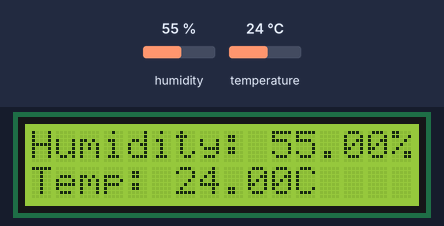
Recording of a sketch running on a simulated Arduino Uno, built with avr-gcc and run on an emulated ATmega328P. On the bench: 16×2 character LCD. Inputs (shaded band) come from the test bench; at power-on: humidity 55 %, temperature 24 °C.

Above: at 5.7 s.
5.8 s: humidity set to 22 %
At 10.6 s:
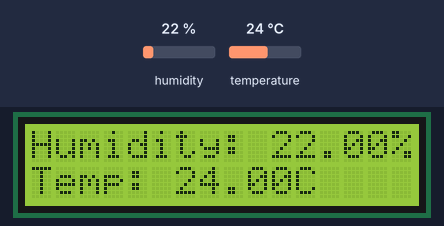
11.4 s: temperature set to 12 °C
At 15.2 s:
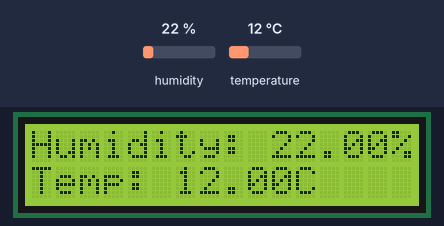
17.0 s: humidity set to 40 %
At 21.0 s:
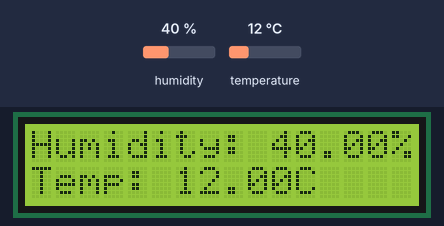
22.6 s: temperature set to 19 °C
At 25.7 s:
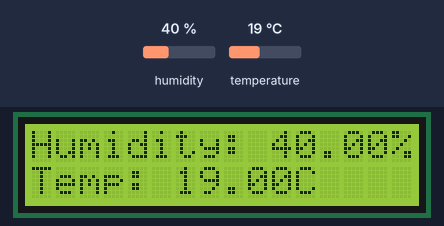
Timing chart, 0 to 27.2 s (numbered marks = the images above; inputs shaded):
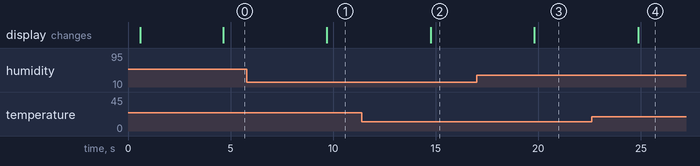

Measured:
- after the input at 5.8 s, the display: changes after 3.9 s (image 1)
- after the input at 11.4 s, the display: changes after 3.4 s (image 2)
- after the input at 17.0 s, the display: changes after 2.8 s (image 3)
- after the input at 22.6 s, the display: changes after 2.3 s (image 4)

The sketch:

source_code.ino
```cpp
#include <Wire.h>
#include <LiquidCrystal_I2C.h>
#include <dht.h>

#define dht_apin A0 // analog pin sensor is connected to
dht DHT;

LiquidCrystal_I2C lcd(0x27, 16, 2); // set the lcd address to 0x27 for a 16 chars and 2 line display

void setup() {
  Serial.begin(9600);
  lcd.init();         // initialize the lcd
  lcd.backlight();    // turn on the lcd screen backlight
  delay(500);         // delay to let system boot
  lcd.setCursor(0, 0);
  lcd.print("Project 1: z");
  lcd.setCursor(0, 1);
  lcd.print("Weather Station");
  delay(4000);        // wait before accessing sensor
}

void loop() {
  // read data from dht11 sensor
  DHT.read11(dht_apin);

  // display data on lcd
  lcd.clear();
  lcd.setCursor(0, 0);
  lcd.print("Humidity: ");
  lcd.print(DHT.humidity);
  lcd.print("%");

  lcd.setCursor(0, 1);
  lcd.print("Temp: ");
  lcd.print(DHT.temperature);
  lcd.print("C");

  delay(5000);  // wait 5 seconds before accessing sensor again.
}
```
